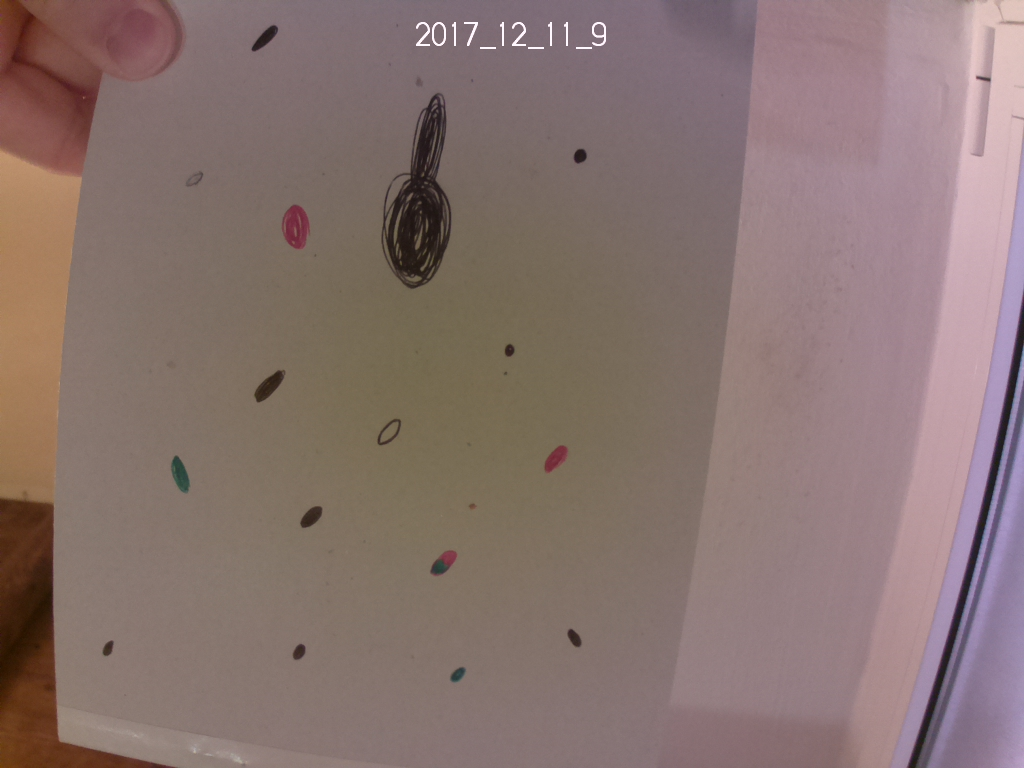
#> input picture Programma_Prova3_Raspberry/MASTER/Trappola/2017_12_11_9.jpg, 1024 x 768 px, given in place of 2026_11_20_11.jpg, which was not available
$ python -i elabora_immagine.py   (imports and definitions only)
#> lines starting #> are read from the running program, lines starting #| are printed output that depends on the picture; after the words box and inside, x2 and y2 are one past the last pixel; in counts of white or black regions, pixels touching at a corner belong together; pictures that were not available may be replaced by others from this repository, and a replacement may not be noted
### Programma_Prova3_Raspberry/MASTER/data_ora.py
import datetime

i = datetime.datetime.now()

def data_ora_attuale():
    data_odierna = "%s_%s_%s_%s"%(i.year,i.month,i.day,i.hour)
    return data_odierna

def ora_attuale():
    return "%s_%s_%s_%s" %(i.hour)

def data_attuale():
    return "%s_%s_%s_%s" %(i.year,i.month,i.day)

### Programma_Prova3_Raspberry/MASTER/elabora_immagine.py
#Funzioni per elaorazioni immagini.
#Pietro Rignanese 2017
#--------------------------------FliesFree-----------------------------

import cv2 as cv
import data_ora
import numpy as np
from matplotlib import pyplot as plt

  #Funzione per visualizzare lo scatto su schermo
def visual_scatto():
    print("Visualizzazione scatto")
    img = cv.imread('/home/pi/FliesFree/Prove/Prove_Python/Flies_Free_Prova1/Trappola/%s.jpg' %data_ora.data_ora_attuale())
    cv.imshow('Scatto', img)
    cv.waitKey(0)

  #Funzione per cercare mosche nella foto scattata
def trova_mosche():
    print("Ricerca mosche in corso...")
    img_rgb = cv.imread('/home/pi/FliesFree/Prove/Prove_Python/Flies_Free_Prova1/Trappola/%s.jpg' %data_ora.data_ora_attuale())
#> img_rgb is the input picture: shape (768, 1024, 3); mean B, G, R 111.6, 115.6, 136.3
    img_gray = cv.cvtColor(img_rgb, cv.COLOR_BGR2GRAY)
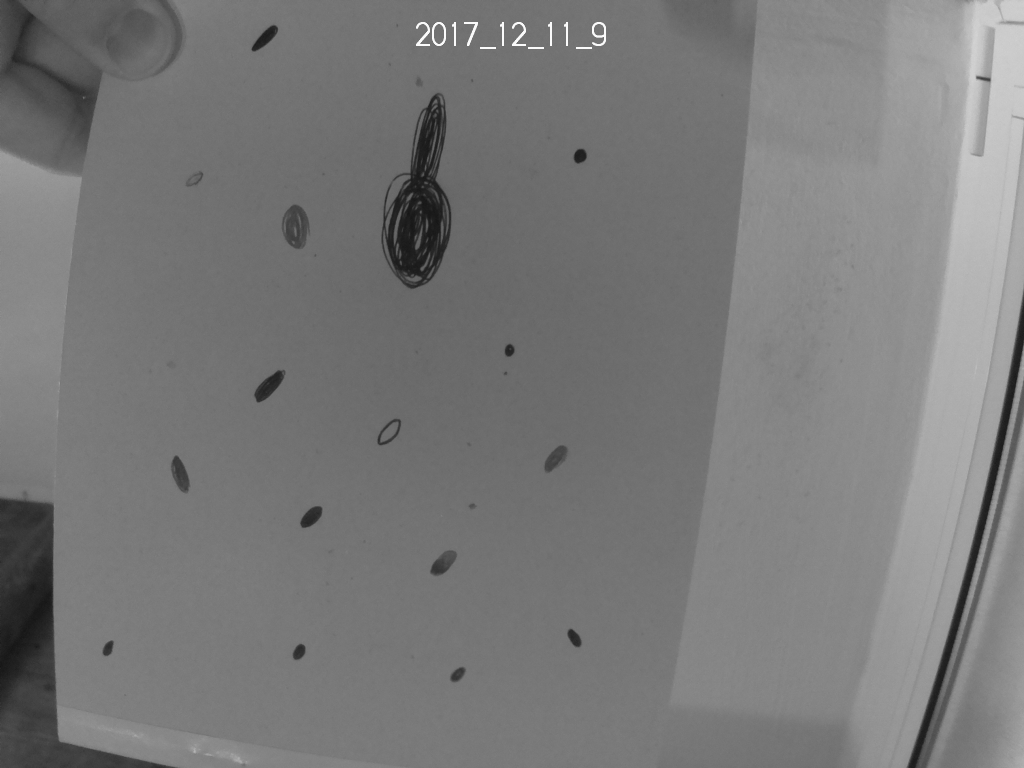
#> img_gray: shape (768, 1024); min 20, max 251, mean 121.3
    template1 = cv.imread('/home/pi/FliesFree/Prove/Prove_Python/Flies_Free_Prova1/Mosche/mosca1.jpg',0)
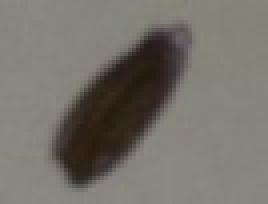
#> input picture Programma_Prova3_Raspberry/MASTER/Mosche/mosca1.jpg, 67 x 51 px, found by its file name (shown 4 times larger)
#> template1: shape (51, 67); min 27, max 138, mean 114.2
    template2 = cv.imread('/home/pi/FliesFree/Prove/Prove_Python/Flies_Free_Prova1/Mosche/mosca2.jpg',0)
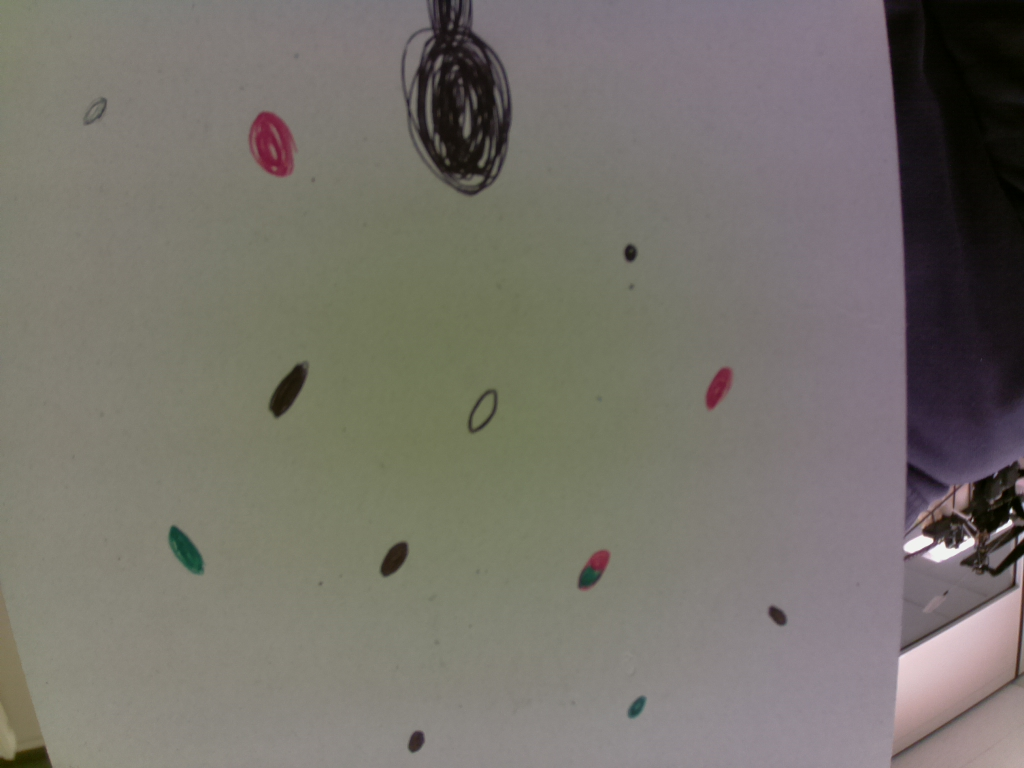
#> input picture Programma_Prova3_Raspberry/MASTER/Trappola/2017_12_7_15.jpg, 1024 x 768 px, given in place of mosca2.jpg, which was not available
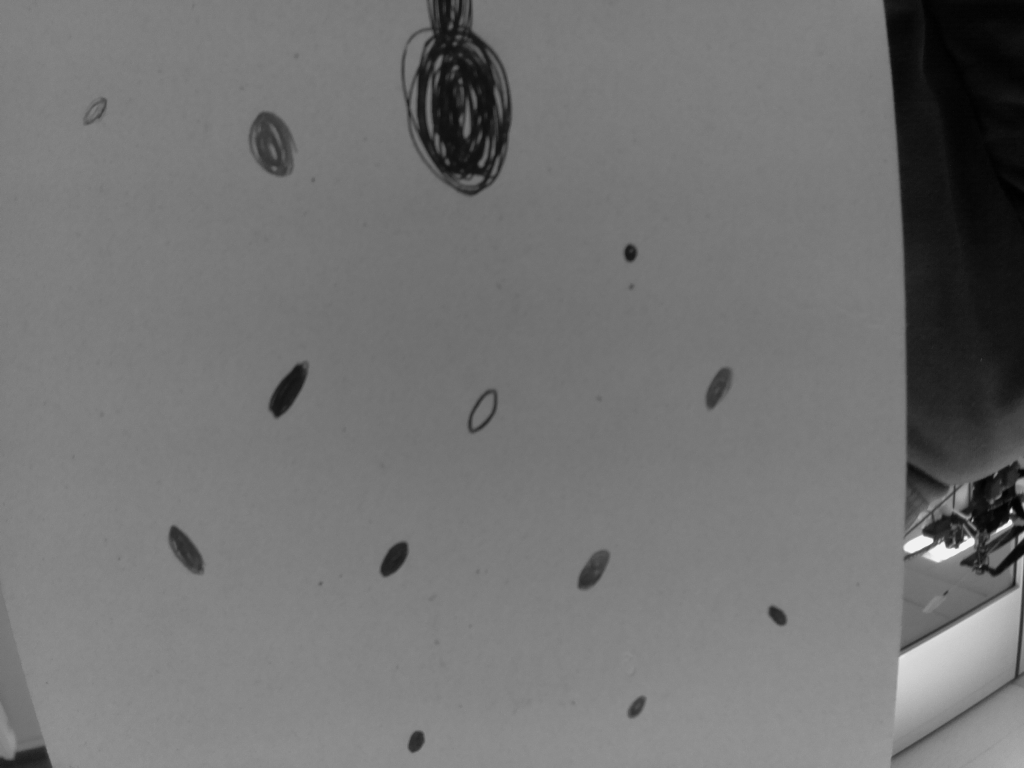
#> template2: shape (768, 1024); min 0, max 242, mean 114.4
    w, h = template1.shape[::-1]
#> w = 67; h = 51
    w2, h2 = template2.shape[::-1]
#> w2 = 1024; h2 = 768
    #----------Il confronto avviene su due immagini campioni----------
    res1 = cv.matchTemplate(img_gray,template1,cv.TM_CCOEFF_NORMED)
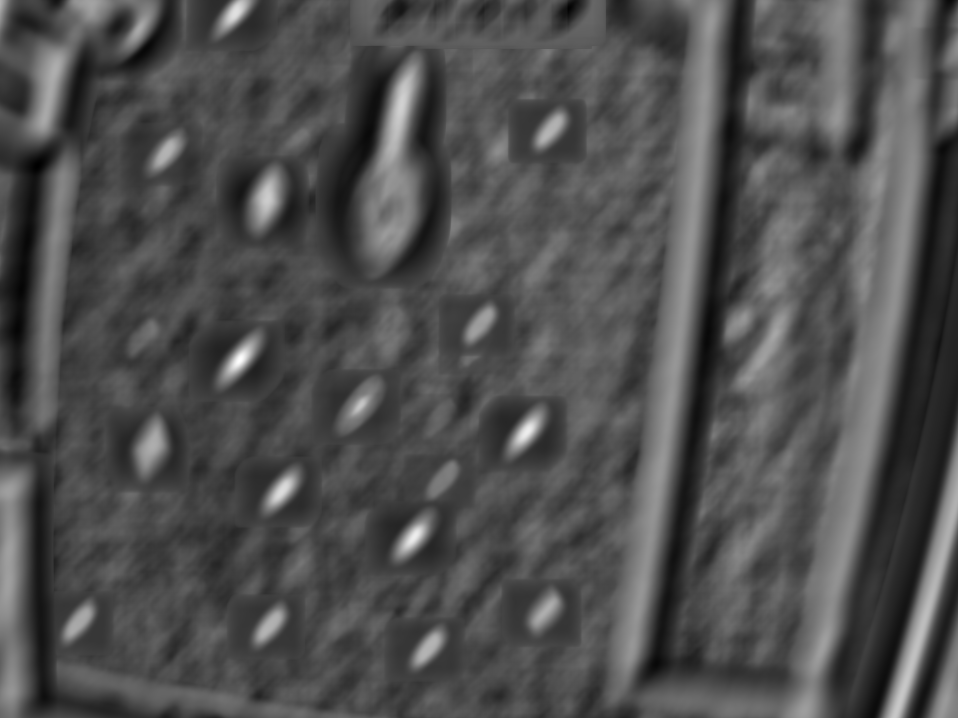
#> res1: shape (718, 958) float32; min -0.398, max 0.885, mean 0.00367; drawn with min black and max white
    res2 = cv.matchTemplate(img_gray,template2,cv.TM_CCOEFF_NORMED)
#> res2 = [-0.372]
    threshold = 0.8
    loc = np.where( res1 >= threshold)#Matrice di immagine
#> loc = 54 positions, rows 354 to 364, columns 236 to 243
    loc2 = np.where( res2 >= threshold)#Matrice di immagine
#> loc2 = (empty array, empty array)

    num_mosche = 0 #numero delle mosche trovate
    num_cicli = 0 #numero di cicli
    conf = 0 #Variabile di confronto per poter contare i numero di rettangoli

    #Vengono evidenziate le zone dove sono state riscontrate delle mosche
    for pt in zip(*loc[::-1]):
   #------Algortitmo conteggio mosche-------
        if num_cicli == 0:
            conf = pt[0]
            num_cicli = num_cicli + 1
            num_mosche = num_mosche + 1
        else:
            num_cicli = num_cicli + 1
            if (conf-30)<pt[0] and (conf+30)>pt[0]:
                conf = pt[0]
            else:
                num_mosche = num_mosche + 1
                conf = pt[0]

   #-----------------------------------------
        cv.rectangle(img_rgb, pt, (pt[0] + w, pt[1] + h), (0,0,255), 1)
#> this loop made 54 passes
#> (pt, conf, num_mosche) on pass 1: ((242, 354), 242, 1)
#> (pt, conf) on passes 2 to 7: ((240, 355), 240), ((241, 355), 241), ((242, 355), 242), ((243, 355), 243), ((239, 356), 239), ((240, 356), 240)
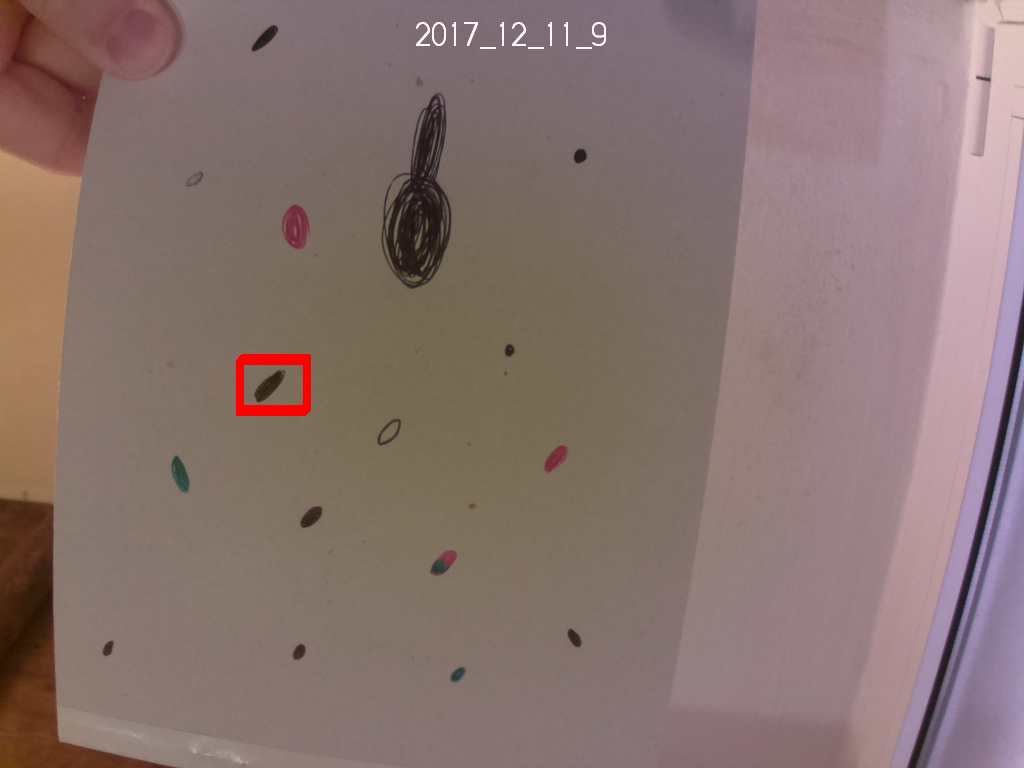
#> img_rgb: shape (768, 1024, 3); 0.29% of pixels changed, all inside (x1, y1, x2, y2) = (236, 354, 311, 416)
#> after the loop, num_cicli = 54; num_mosche = 1

    num_cicli = 0 #Riposto a zero i numero di cicli per ricominciare la conta

    for pt2 in zip(*loc2[::-1]):
    #------Algortitmo conteggio mosche-------
        if num_cicli == 0:
            conf = pt2[0]
            num_cicli = num_cicli + 1
            num_mosche = num_mosche + 1
        else:
            num_cicli = num_cicli + 1
            if (conf-30)<pt2[0] and (conf+30)>pt2[0]:
                conf = pt2[0]
            else:
                num_mosche = num_mosche + 1
                conf = pt2[0]

   #-----------------------------------------
        cv.rectangle(img_rgb, pt2, (pt2[0] + w2, pt2[1] + h2), (0,0,255), 1)
#> this loop made 0 passes
#> after the loop, num_cicli = 0; num_mosche = 1

    #Viene salvata l'immagine con le relative mosche evidenziate
    cv.imwrite('Risultati/result_%s.png'%data_ora.data_ora_attuale(),img_rgb)
    print("Ricerca mosche coompletata...")
    print("Mosche trovate:")
    print(num_mosche)
#| 1
    num_mosche = 0 #Riposrto a zero il numero delle mosche per una conta futura

>>> result = trova_mosche()
